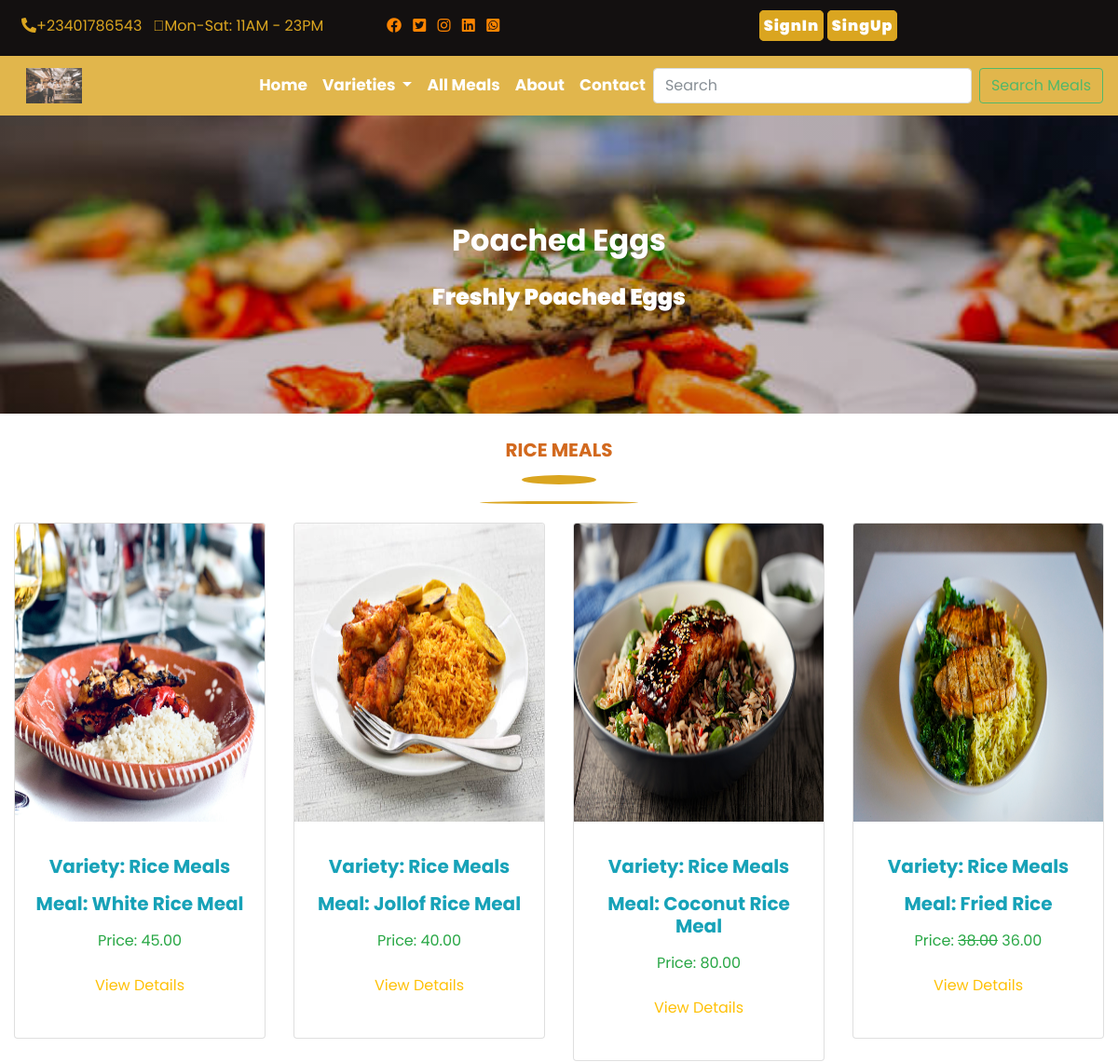
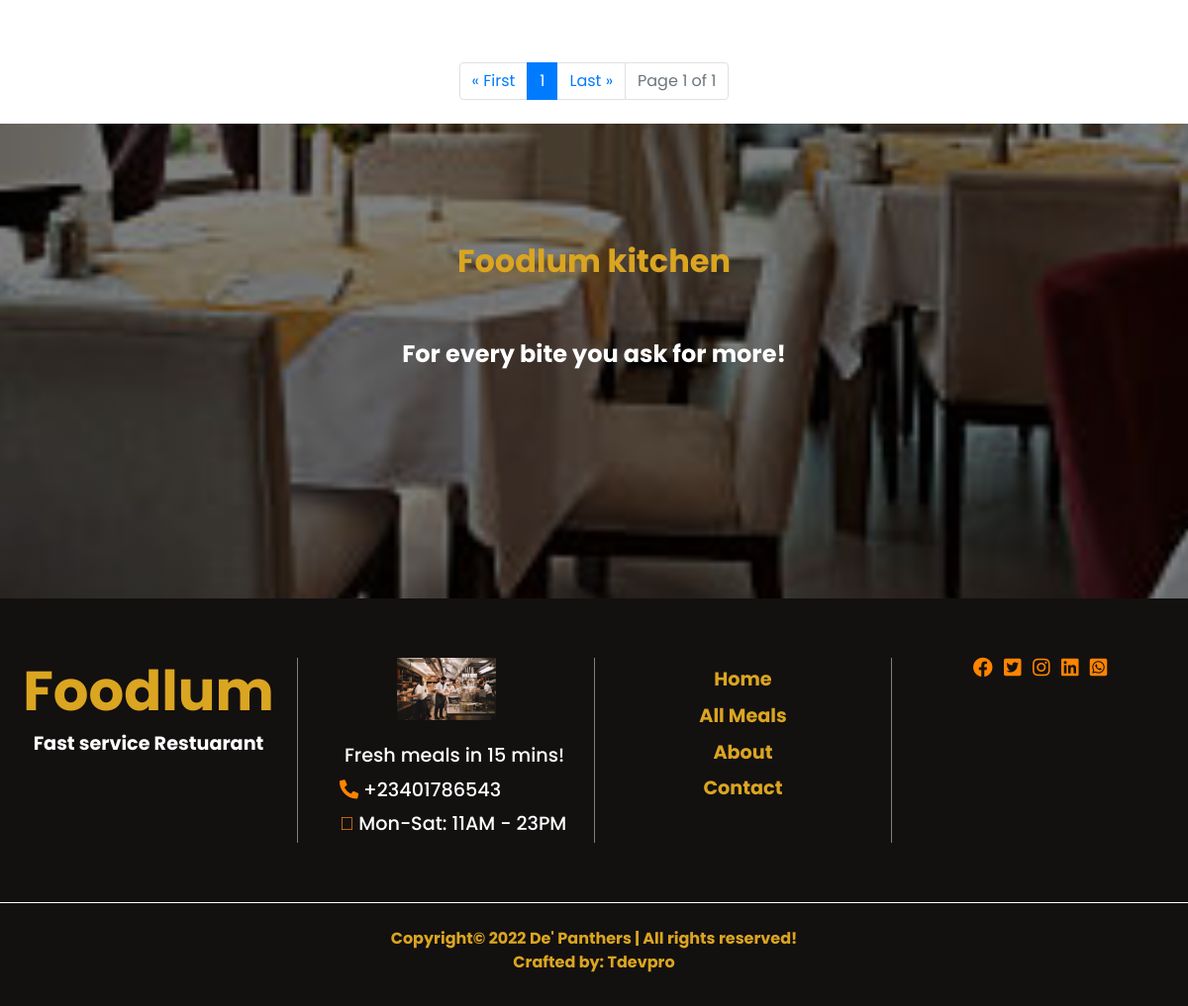
Screenshot of /variety/1/rice-meals with the database file from the repository (2 pictures, top to bottom).
### foodie/models.py (models this page shows, shortened)
class Variety(models.Model):
    name = models.CharField(max_length=100)
    slug = models.SlugField(unique=True, null=False)
    image = models.ImageField(upload_to= 'variety', default= 'variety.jpg', blank=True, null=True)
    created = models.DateTimeField(auto_now_add=True)
    updated = models.DateTimeField(auto_now=True)
    class Meta:
        db_table = 'variety'
        managed = True
        verbose_name = 'Variety'
        verbose_name_plural = 'Varieties'

class Meal(models.Model):
    variety = models.ForeignKey(Variety, on_delete=models.CASCADE)
    meal = models.CharField(max_length=100)
    slug = models.SlugField(unique=True, null=False)
    menu = models.TextField()
    image = models.ImageField(upload_to= 'meal', default= 'meal.jpg', blank=True, null=True)
    time = models.CharField(max_length=50)
    price = models.IntegerField()
    discount = models.FloatField(blank=True, null=True)
    min_order  = models.IntegerField(default=1)
    max_order  = models.IntegerField(default=20)
    breakfast = models.BooleanField()
    lunch = models.BooleanField()
    dinner = models.BooleanField()
    display = models.BooleanField()
    created = models.DateTimeField(auto_now_add=True)
    updated = models.DateTimeField(auto_now=True)
    class Meta:
        db_table = 'meal'
        managed = True
        verbose_name = 'Meal'
        verbose_name_plural = 'Meals'

### foodie/views.py (the view)
# urls.py: path('variety/<str:id>/<slug:slug>', views.variety, name='variety'),
def variety(request, id,slug):
    variety = Meal.objects.filter(variety_id=id) #query for single variety and its children within its immediate generation and parent generation
    single_variety = Variety.objects.get(pk=id) #query for single variety only within its immediate generation
    paginator = Paginator(variety,4)
    page= request.GET.get('page')
    paginate = paginator.get_page(page)
    context = {
        'paginate':paginate,
        'single':single_variety,
    }
    return render(request, 'variety.html',context)

### foodie/context_processor.py (called while the page is built)
def dropdown(request):
    varieties = Variety.objects.all()
    context ={
        'varieties':varieties,
    }
    return context

def cartread(request):
    cart = ShopCart.objects.filter(user__username= request.user.username,item_paid=False)
    cartcount = 0
    for item in cart:
        cartcount += item.quantity
    context = {
        'cartcount':cartcount,
    }
    return context

### foodie/templatetags/sample_tags.py (called while the page is built)
@register.simple_tag
def intralink(link, section):
    return reverse(link) + '#' + section

### foodie/templates/variety.html (shortened to what this page needs)
{% extends 'base.html' %}
{% load humanize %}
{% block header %} {% include "header.html" %} {% endblock header %}
{% block banner %} {% include "banner2.html" %} {% endblock banner %}
{% block content %}
  <div class="container-fluid mt-4 mb-4">
    <h1  class="subject">{{single.name|title}}</h1>
    <div class="row mb-5">
     {% if paginate %}
       {% for item in paginate %}
          <div class="col-12 col-sm-6 col-md-4 col-lg-3 w-25 mt-5 mb-3">
            <div class="card w-100">
              <a href="{% url 'meals' %}"><img src="{{item.image.url}}" class="card-img-top w-100  mb-3"></a>
              <div class="card-body text-center mb-4">
                <h5 class="card-title mb-3 text-info font-weight-bolder">Variety: {{item.variety.name| title}}</h5>
                <h5 class="card-title mb-3 text-info font-weight-bolder">Meal: {{item.meal| title}}</h5>
                <p class="card-text mb-4 text-success">Price:
                  {% if item.discount %}
                    <del>{{item.price|floatformat:2|intcomma}}</del>
                    <span>{{item.discount|floatformat:2|intcomma}}</span>
                  {% else %}
                    <span>{{item.price|floatformat:2|intcomma}}</span>
                  {% endif %}
                </p>
                <a href="{% url 'meal' item.id item.slug %}" class="text-warning">View Details</a>
              </div>
            </div>
          </div>
       {% endfor %}
     {% endif %}
    </div>
    <nav aria-label="Page navigation example">
      <ul class="pagination justify-content-center">
        {% if paginate.has_previous %}
          <li class="page-item"><a class="page-link" href="?page={{paginate.previous_page_number}}">Previous</a></li>
        {% else %}
          <li class="page-item"><a class="page-link" href="?page=1">&laquo; First</a></li>
        {% endif %}
        {% for item in paginate.paginator.page_range %}
          {% if paginate.number == item %}
            <li class="page-item active"><a class="page-link">{{item}}</a></li>
          {% else %}
            <li class="page-item"><a class="page-link" href="?page={{item}}">{{item}}</a></li>
          {% endif %}
        {% endfor %}
        {% if paginate.has_next %}
          <li class="page-item"><a class="page-link" href="?page={{paginate.next_page_number}}"> Next</a></li>
        {% else %}
          <li class="page-item"><a class="page-link"  href="?page={{paginate.paginator.num_pages}}">Last &raquo;</a></li>
        {% endif %}
        <li class="page-item disabled"><a class="page-link" href="#">Page {{paginate.number}} of {{paginate.paginator.num_pages}}</a></li>
      </ul>
    </nav>
  </div>
{% endblock content %}
{% block prefoot %} {% include "prefoot.html" %}{% endblock prefoot %}
{% block footer %} {% include "footer.html" %}{% endblock footer %}

### foodie/templates/base.html (shortened to what this page needs)
<!doctype html>
{% load static %}
<html lang="en">
  <head>
    <link rel="stylesheet" href="https://pro.fontawesome.com/releases/v5.10.0/css/all.css"/>
    <link rel="stylesheet" href="https://stackpath.bootstrapcdn.com/bootstrap/4.4.1/css/bootstrap.min.css">
    <link rel="stylesheet" href="{% static '' %}css/style.css">
  </head>
  <body>
    {% block header %}  {% endblock header %}
    {% block banner %}  {% endblock banner %}
    {% block content %} {% endblock content %}
    {% block prefoot %} {% endblock prefoot %}
   {% block footer %} {% endblock footer %}
  </body>
</html>

### foodie/templates/header.html (shortened to what this page needs)
{% load sample_tags %}
{% load static %}
   <div class="container-fluid topbar">
    <div class="row">
      <div class="col-12 col-sm-2 col-md-3 col-lg-3 col-xl-4 mt-3 mb-1 mx-auto hide">
        <ul class="list-inline ml-2">
          <li class="list-inline-item" style="color: goldenrod;"><i class="fas fa-phone-alt"></i>+23401786543</li>
          <li class="list-inline-item" style="color: goldenrod;"> <i class="fal fa-clock"></i>Mon-Sat: 11AM - 23PM</li>
        </ul>
      </div>
      <div class="col-12 col-sm-1 col-md-2 col-lg-3 col-xl-4 mt-3 mb-1 mx-auto hide">
        <ul class="list-inline eli ml-auto">
          <li class="list-inline-item"><a href=""><i class="fab fa-facebook"></i></a></li>
          <li class="list-inline-item"><a href=""><i class="fab fa-twitter-square"></i></a></li>
          <li class="list-inline-item"><a href=""><i class="fab fa-instagram"></i></a></li>
          <li class="list-inline-item"><a href=""><i class="fab fa-linkedin"></i></a></li>
          <li class="list-inline-item"><a href=""><i class="fab fa-whatsapp-square"></i></a></li>
        </ul>
      </div>
      <div class="col-12 col-sm-9 col-md-7 col-lg-6 col-xl-4 mt-3 mb-1 auth">
        <ul class="mx-auto">
        {% if user.is_authenticated %}
          <li>
            <a class="mt-2" href="{% url 'profile' %}"> Welcome
              <span>
              {% if user.profile.first_name %}
                {{user.profile.first_name|title}}
              {% else %}
                {{user.username|title}}
              {% endif %}
              </span>!
            </a>
          </li>
          <li><a class="mt-2" href="{% url 'profile' %}"><img src="{{user.profile.image.url}}" class="pro-icon"></a></li>
          <li><a class="newbtn mt-2" href="{% url 'profile' %}">Profile</a></li>
          <li><a class="newbtn mt-2" href="{% url 'signout' %}">SignOut</a></li>
          <li><a class="newbtn mt-2" href="{% url 'cart' %}">
            <i class="far fa-shopping-basket">
              {% if cartcount > 0 %}
                <span class="badge badge-pill badge-dark text-white">{{cartcount}}</span>
              {% else %}
                <span class="badge badge-pill badge-dark text-white">0</span>
              {% endif %}
            </i>
          </a>
        </li>
        {% else %}
          <li class="newpuh"><a class="newbtn mt-2" href="{% url 'signin' %}">SignIn</a></li>
          <li class="newpuh1"><a class="newbtn mt-2" href="{% url 'signup' %}">SingUp</a></li>
        {% endif %}
        </ul>
      </div>
    </div>
  </div>
      <nav class="navbar navbar-expand-lg  sticky-top">
          <a class="navbar-brand" href="/"><img src="{% static '' %}img/logo.jpg"></a>
          <div class="collapse navbar-collapse" id="navbarSupportedContent">
            <ul class="navbar-nav ml-auto">
              <li class="nav-item active">
                <a class="nav-link" href="{% url 'index' %}">Home <span class="sr-only">(current)</span></a>
              </li>
              <li class="nav-item dropdown">
                <a class="nav-link dropdown-toggle" href="#" id="navbarDropdown" role="button" data-toggle="dropdown" aria-haspopup="true" aria-expanded="false">
                  Varieties
                </a>
              </li>
              <li class="nav-item">
                <a class="nav-link" href="{% url 'meals' %}">All Meals</a>
              </li>
              <li class="nav-item">
                <a class="nav-link" href="#">About</a>
              </li>
              <li class="nav-item">
                <a class="nav-link" href="{% intralink 'index' 'contact' %}">Contact</a>
              </li>
            </ul>
            <form class="form-inline my-2 my-lg-0" method="POST" action="{% url 'searched' %}">
              <input class="form-control mr-sm-2" name="itemsearch" type="search" placeholder="Search" aria-label="Search">
              <button class="btn btn-outline-success my-2 my-sm-0" type="submit">Search Meals</button>
            </form>
          </div>
        </nav>

### foodie/templates/banner2.html
{% load static %}
<div class="banner2">
  <h2>Poached Eggs</h2>
  <h4>Freshly Poached Eggs</h4>
</div>

### foodie/templates/prefoot.html
<div class="content">
  <h2 class="text-align-center">Foodlum kitchen</h2>
  <h4>For every bite you ask for more!</h4>
</div>

### foodie/templates/footer.html (shortened to what this page needs)
{% load static %}
      <div class="containe footer">
        <div class="container-fluid">
            <div class="row">
              <div class="col-12 col-sm-6 col-md-4 col-lg-3 side">
                <h1>Foodlum </h1>
                <h5>Fast service Restuarant</h5>
              </div>
              <div class="col-12 col-sm-6 col-md-4 col-lg-3 side sides">
                <img src="{% static '' %}img/logo.jpg" class="mb-4">
                <h6><a href=""></a> Fresh meals in 15 mins! </h6>
                <h6><a href=""><i class="fas fa-phone-alt"></i></a> +23401786543</h6>
                <h6><a href=""><i class="fal fa-clock"></i></a> Mon-Sat: 11AM - 23PM</h6>
              </div>
              <div class="col-12 col-sm-6 col-md-4 col-lg-3 side sides">
                  <ul class="list-unstyled anchor">
                    <li class="mt-2 mb-2"><a href="{% url 'index' %}">Home</a></li>
                    <li class="mt-2 mb-2"><a href="{% url 'meals' %}">All Meals</a></li>
                    <li class="mt-2 mb-2"><a href="">About</a></li>
                    <li class="mt-2 mb-2"><a href="">Contact</a></li>
                </ul>
              </div>
              <div class="col-12 col-sm-6 col-md-4 col-lg-3 side sides">
                <ul class="list-inline">
                  <li class="list-inline-item"><a href=""><i class="fab fa-facebook"></i></a></li>
                  <li class="list-inline-item"><a href=""><i class="fab fa-twitter-square"></i></a></li>
                  <li class="list-inline-item"><a href=""><i class="fab fa-instagram"></i></a></li>
                  <li class="list-inline-item"><a href=""><i class="fab fa-linkedin"></i></a></li>
                  <li class="list-inline-item"><a href=""><i class="fab fa-whatsapp-square"></i></a></li>
              </ul>
              </div>
            </div>
          </div>
          <div class="copyright mt-5 pt-4 pb-3">
            <p> Copyright&copy; 2022 De' Panthers | All rights reserved! <br> Crafted by: Tdevpro</p>
          </div>
        </div>

### foodie/static/css/style.css (style rules this page uses)
* { margin: 0; padding: 0; box-sizing: border-box; }
body { font-family: 'Poppins', sans-serif; }
.topbar { background: rgb(19, 16, 16); }
.eli li a { filter: invert(1); transition: transform .5s; }
.auth li { display: inline; }
.auth li a { text-decoration: none; color: goldenrod; }
.newbtn { border: 1px solid goldenrod; border-radius: 5px; padding: 1% !important; color: white !important; background: goldenrod !important; font-weight: 900; letter-spacing: 1px; outline: none; }
.navbar { background: goldenrod; opacity: .8; }
.navbar .navbar-brand img { width: 60px; margin-left: 20%; }
#navbarSupportedContent a { color: white; font-weight: bold; float: right; font-size: 17px; }
.banner2 { background-image: linear-gradient(rgba(0,0,0,0.2),rgba(0,0,0,0.2)),url(../img/slide2.jpg); background-position: center; background-size: cover; background-repeat: no-repeat; height: 40vh; display: grid; align-items: center; justify-content: center; text-align: center; }
.banner2 h2 { margin-bottom: -40%; color: white; font-weight: bold; }
.banner2 h4 { margin-top: -30%; color: white; font-weight: 900; }
.subject { font-size: 20px; color: chocolate; font-weight: bolder; text-align: center; text-transform: uppercase; }
.subject::before { content: ''; display: block; background: goldenrod; height: 3px; width: 170px; margin-left: auto; margin-right: auto; transform: translateY(70px); border-radius: 100%; }
.subject::after { content: ''; display: block; background: goldenrod; height: 10px; width: 80px; margin-left: auto; margin-right: auto; border-radius: 100%; transform: translateY(15px); }
.card img { height: 40vh; }
.content { height: 60vh; background-attachment: fixed; background-repeat: no-repeat; background-position: center; background-size: cover; background-image: linear-gradient(rgba(0,0,0,0.5),rgba(0,0,0,0.5)),url(../img/restaurant.jpg); display: grid; text-align: center; }
.content h2 { margin-top: 10%; color: goldenrod; font-weight: bold; }
.content h4 { margin-bottom: 15%; color: white; font-weight: bold; }
.footer .list-inline li a { filter: invert(1); transition: transform .5s; }
.footer { text-align: center; font-weight: bold; background: rgb(19, 16, 16); }
.footer h1 { color: goldenrod; font-size: 3.5em; font-weight: bold; }
.footer h5 { color: white; font-size: 1.2em; }
.footer h6 { color: white; font-size: 1.2em; text-align: left; margin-left: 10%; }
.footer h6 a { filter: invert(1); transition: transform .5sec; }
.footer h6 i { font-size: 1em; margin-top: 2%; }
.footer .side { margin: 5% 0 1%; }
.footer .sides { border-left: 1px solid grey; }
.footer img { width: 100px; }
.footer .anchor a { color: goldenrod; font-size: 1.2em; }
.footer .fab { font-size: 20px; }
.footer .copyright { border-top: .5px solid white; color: goldenrod; }
h5 { font-weight: bold; }

### rows the page displays
Variety: name "RICE MEALS"
Meal: image (picture), variety.name "Rice Meals", meal "White Rice Meal", price "45.00"
Meal: image (picture), variety.name "Rice Meals", meal "Jollof Rice Meal", price "40.00"
Meal: image (picture), variety.name "Rice Meals", meal "Coconut Rice Meal", price "80.00"
Meal: image (picture), variety.name "Rice Meals", meal "Fried Rice", price "38.00", discount "36.00"

### other values shown
{{ item }} "1"
{{ paginate.number }} "1"
{{ paginate.paginator.num_pages }} "1"
